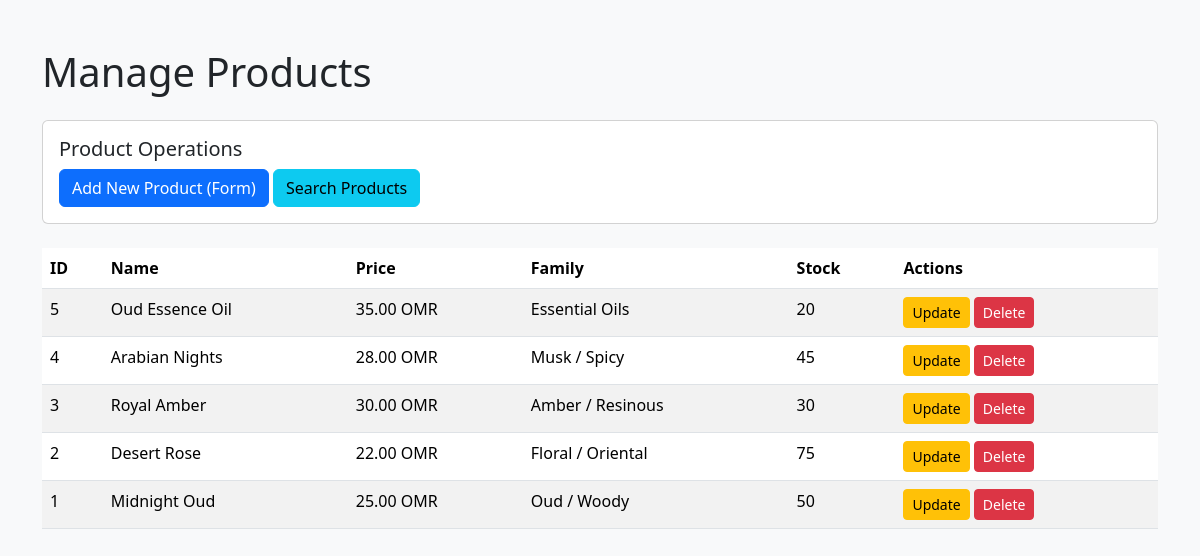
The page /php/manage_products.php on the database its author committed.
### tables this page shows
CREATE TABLE products (
    product_id INT PRIMARY KEY AUTO_INCREMENT,
    name VARCHAR(100) NOT NULL,
    price DECIMAL(10, 2) NOT NULL,
    family VARCHAR(50) NOT NULL,
    longevity VARCHAR(50),
    best_for VARCHAR(100),
    description TEXT,
    image_url VARCHAR(255),
    stock_quantity INT DEFAULT 0
);

### php/manage_products.php (the view, shortened to what this page needs)
<?php
require_once 'config/database.php';
$sql = "SELECT * FROM products ORDER BY product_id DESC";
$stmt = $pdo->query($sql);
$products = $stmt->fetchAll(PDO::FETCH_ASSOC);
?>
<!DOCTYPE html>
<html lang="en">
<head>
    <link href="https://cdn.jsdelivr.net/npm/bootstrap@5.3.2/dist/css/bootstrap.min.css" rel="stylesheet">
</head>
<body class="bg-light">
    <div class="container mt-5">
        <h1 class="mb-4">Manage Products</h1>
        <div class="card mb-4">
            <div class="card-body">
                <h5>Product Operations</h5>
                <a href="../shop.html" class="btn btn-primary">Add New Product (Form)</a>
                <a href="search_products.php" class="btn btn-info">Search Products</a>
            </div>
        </div>
        <table class="table table-striped">
            <thead>
                <tr>
                    <th>ID</th>
                    <th>Name</th>
                    <th>Price</th>
                    <th>Family</th>
                    <th>Stock</th>
                    <th>Actions</th>
                </tr>
            </thead>
            <tbody>
                <?php foreach($products as $product): ?>
                <tr>
                    <td><?php echo $product['product_id']; ?></td>
                    <td><?php echo $product['name']; ?></td>
                    <td><?php echo $product['price']; ?> OMR</td>
                    <td><?php echo $product['family']; ?></td>
                    <td><?php echo $product['stock_quantity']; ?></td>
                    <td>
                        <a href="update_product.php?id=<?php echo $product['product_id']; ?>" class="btn btn-warning btn-sm">Update</a>
                        <a href="?delete_id=<?php echo $product['product_id']; ?>" class="btn btn-danger btn-sm" onclick="return confirm('Delete this product?')">Delete</a>
                    </td>
                </tr>
                <?php endforeach; ?>
            </tbody>
        </table>
    </div>
</body>
</html>

### rows shown on the page
products: product_id "5", name "Oud Essence Oil", price "35.00", family "Essential Oils", stock_quantity "20"
products: product_id "4", name "Arabian Nights", price "28.00", family "Musk / Spicy", stock_quantity "45"
products: product_id "3", name "Royal Amber", price "30.00", family "Amber / Resinous", stock_quantity "30"
products: product_id "2", name "Desert Rose", price "22.00", family "Floral / Oriental", stock_quantity "75"
products: product_id "1", name "Midnight Oud", price "25.00", family "Oud / Woody", stock_quantity "50"
